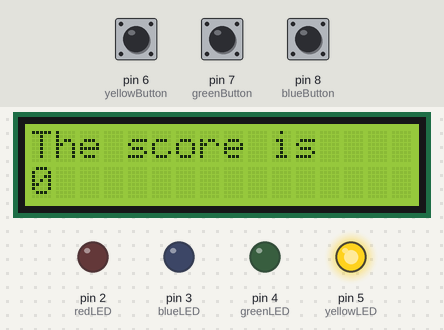
Recording of a sketch running on a simulated Arduino Uno, built with avr-gcc and run on an emulated ATmega328P. Shown: 16×2 character LCD, output pins drawn as LEDs (lit = HIGH). Inputs (shaded band) come from the test bench; at power-on: pin 6 (yellowButton) LOW, pin 8 (blueButton) LOW, pin 7 (greenButton) LOW. Random numbers use the default seed unless the sketch sets one.

Above: at 1.2 s.
1.3 s: pin 6 (yellowButton) pulled HIGH for 0.15 s
At 2.1 s:
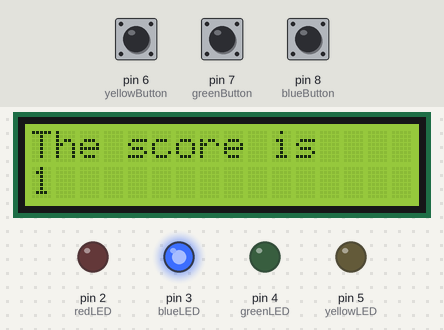
2.9 s: pin 8 (blueButton) pulled HIGH for 1 s
At 3.05 s:
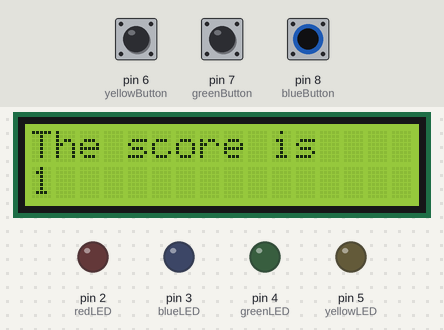
At 4.5 s:
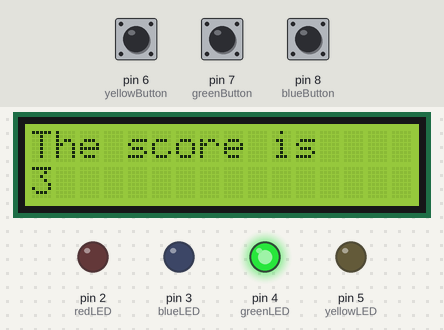
Timing chart, 0 to 6.0 s (numbered marks = the images above; inputs shaded):
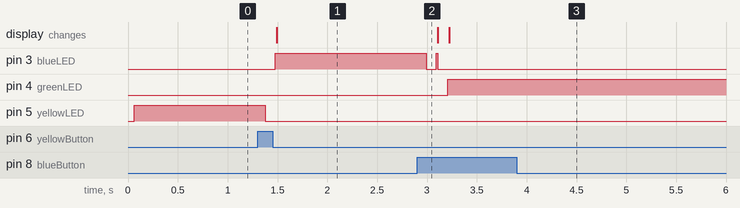

The sketch:

whack_a_mole_with_lcd_score1.ino
```cpp
//ANIMESH PANDEY 20BCT0114
//IOT MINI PROJECTS
//First, we will declare some integers to for the pin values
#include <Adafruit_LiquidCrystal.h>
const int redLED = 2;
const int blueLED = 3;
const int greenLED = 4;
const int yellowLED = 5;

const int redButton = 9;
const int blueButton = 8;
const int greenButton = 7;
const int yellowButton = 6;
Adafruit_LiquidCrystal lcd_1(0);
int score=0;

//place where you declare the LEDs and buttons as input or output
//connects them to Arduino so it knows how to manipulate
void setup()
{
  //Set LED pins as outputs (only displays light)
  pinMode(redLED, OUTPUT);
  pinMode(blueLED, OUTPUT);
  pinMode(greenLED, OUTPUT);
  pinMode(yellowLED, OUTPUT);

  //Set Buttons as inputs (controls if you whacked the "mole")
  pinMode(redButton, INPUT);
  pinMode(blueButton, INPUT);
  pinMode(greenButton, INPUT);
  pinMode(yellowButton, INPUT);
  lcd_1.begin(16, 2);
}

void loop()
{
  //Makes sure that the game ends after 30 lights are whacked
  for(int i = 0; i < 30; i++)
  {
    //Randomly turns on an LED
    digitalWrite(random(2, 6), HIGH);
    lcd_1.setCursor(0, 0);
  	lcd_1.print("The score is");
    lcd_1.setCursor(0, 1);
    lcd_1.print(score);
  	lcd_1.setBacklight(1);


    //Checks if any of the LEDs are on
    while(digitalRead(redLED) == HIGH || digitalRead(blueLED) == HIGH || digitalRead(greenLED) == HIGH ||digitalRead(yellowLED) == HIGH)
    {
      //Functions that turns off the randomly lit LED
      if (digitalRead(redLED) == HIGH)
      {
        // Makes sure button is pressed
        if (digitalRead(redButton) == HIGH)
        {
          //Turns off LED
          digitalWrite(redLED, LOW);
          score=score+1;
        }
      }

      if (digitalRead(blueLED) == HIGH)
      {
        // Makes sure button is pressed
        if(digitalRead(blueButton) == HIGH)
        {
          //Turns off LED
          digitalWrite(blueLED, LOW);
          score=score+1;
        }
      }

      if (digitalRead(greenLED) == HIGH)
      {
        //Makes sure button is pressed
        if(digitalRead(greenButton) == HIGH)
        {
          //Turns off LED
          digitalWrite(greenLED, LOW);
          score=score+1;
        }
      }

      if (digitalRead(yellowLED) == HIGH)
      {
        // Makes sure button is pressed
        if(digitalRead(yellowButton) == HIGH)
        {
          //Turns off LED
          digitalWrite(yellowLED, LOW);
          score=score+1;
        }
      }
      delay(100);
    }
  }

  //Shows the end of the game
  for (int i = 0; i < 3; i++)
  {
    digitalWrite(redLED, HIGH);
    digitalWrite(blueLED, HIGH);
    digitalWrite(greenLED, HIGH);
    digitalWrite(yellowLED, HIGH);

    delay(250); // Wait for 250 millisecond(s)

    digitalWrite(redLED, LOW);
    digitalWrite(blueLED, LOW);
    digitalWrite(greenLED, LOW);
    digitalWrite(yellowLED, LOW);

    delay(250); // Wait for 250 millisecond(s)
  }
}
```

Measured:
- after the input at 1.3 s, pin 3 (blueLED): LOW → HIGH after 0.18 s; pin 5 (yellowLED): HIGH → LOW after 0.08 s; the display: changes after 0.19 s (image 1)
- after the input at 2.9 s, pin 3 (blueLED): HIGH → LOW after 0.09 s, → HIGH 0.10 s later, → LOW 0.01 s later; pin 4 (greenLED): LOW → HIGH after 0.31 s
